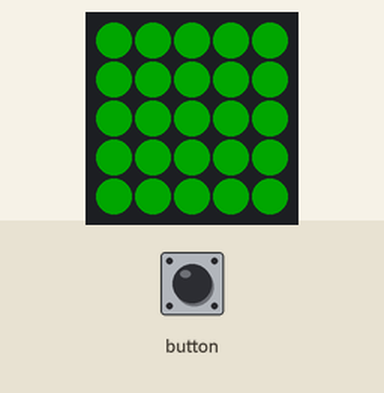
This sketch was run on a simulated ESP32. Parts: 5×5 RGB LED matrix (first LED top left, wired row by row). Dim RGB values are drawn brighter than linear; WiFi joins after 1.5 s; servers stay silent unless stated; what the sketch prints to the serial monitor is not drawn.

Above: at 1.72 s.
At 3.47 s:
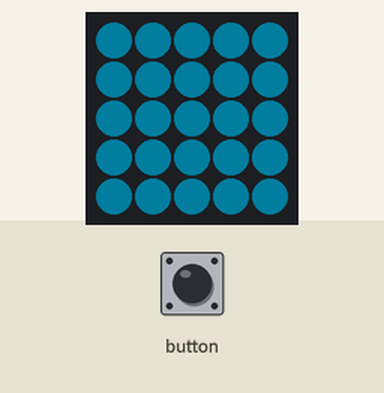
At 7.45 s:
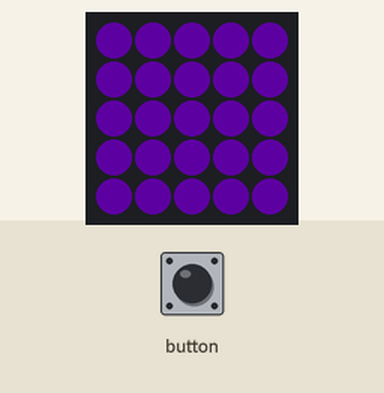
At 10.33 s:
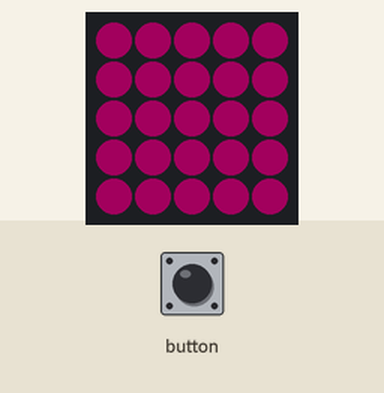
At 14.8 s:
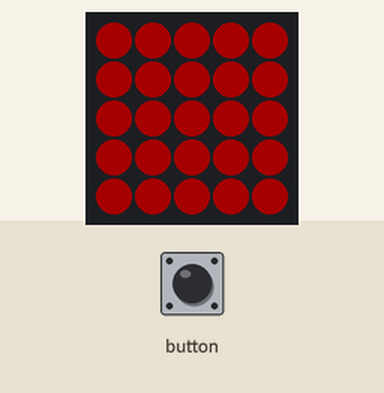
At 25.6 s:
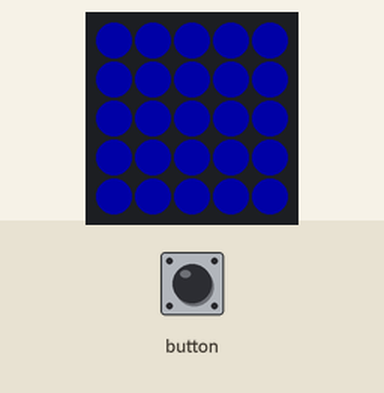

The sketch:

m5stackmatrix.ino
```cpp
/*
    REMOTE DISPLAY FOR CROWDING ALERT SYSTEM
    Runs on M5STACK MATRIX
*/

#include "M5Atom.h"

#define PORT       7778

#include <WiFi.h>
#include <AsyncUDP.h>

// Replace these with your WiFi network settings
const char* ssid = "<your wifi SSID>";
const char* password = "<your wifi password>";

AsyncUDP udp;

float people = 0;
float light_target = 0.0;   // 0 to 3.0
float light_state = 3.0;    // 0 to 3.0

void setup()
{
  M5.begin(true, false, true);
  delay(50);

  Serial.begin(115200);

  Serial.println("Starting...");

  WiFi.begin(ssid, password);
  WiFi.mode(WIFI_STA);

  Serial.println();
  Serial.print("Connecting");
  while (WiFi.status() != WL_CONNECTED)
  {
    delay(500);
    Serial.print(".");
  }

  Serial.println("success!");
  Serial.print("IP Address is: ");
  Serial.println(WiFi.localIP().toString().c_str());
  if(udp.listen(PORT)) {
        Serial.print("UDP Listening on IP: ");
        Serial.print(WiFi.localIP());
        Serial.print(":");
        Serial.println(PORT);
        udp.onPacket([](AsyncUDPPacket packet) {
            Serial.print(packet.isBroadcast()?"Broadcast":packet.isMulticast()?"Multicast":"Unicast");
            Serial.print(", From: ");
            Serial.print(packet.remoteIP());
            Serial.print(", Length: ");
            Serial.print(packet.length());
            Serial.print(", Data: [");
            int length = packet.length();
            for (int i = 0; i < length; i++)
            {
              Serial.print(packet.data()[i]);
              Serial.print(" ");
            }
            Serial.print("]   ");

            people = packet.data()[1] / 10.0;
            Serial.println(people);

            light_target = people;
        });
    }
}

void set_level(int led, int color)
{
  for (int i = 0; i < 25; i++)
  {
     M5.dis.drawpix(i, color);
  }
  M5.update();
}


void head_to_target() {
  float diff = fabs(light_state - light_target);

  if (diff > 0.1f)
  {
    light_state += (light_target - light_state) * 0.01;

    float green_delta = light_state < 0 ? 0.0 : (light_state - 0.0);
    float blue_delta = light_state - 1.5;
    float red_delta = light_state > 3.0 ? 0.0 : (3.0 - light_state);

    int green = 255 - 256 * 0.5 * green_delta * green_delta;  // green centered on 0.0
    int blue = 255 - 256 * 0.5 * blue_delta * blue_delta;     // blue centered on 1.5
    int red = 255 - 256 * 0.5 * red_delta * red_delta;        // red centered on 3.0

    if (green < 0) green = 0;
    if (green > 255) green = 255;
    if (blue <0) blue = 0;
    if (blue > 255) blue = 255;
    if (red < 0) red = 0;
    if (red > 255) red = 255;

    int color = (green << 16) + (red << 8) + blue;
    //Serial.print(color);
    for (int i = 0; i < 25; i++)
    {
       M5.dis.drawpix(i, color);
    }
    M5.update();
    // TODO: Add flashing for extreme numbers
  }
}

// During startup paints a wave of colors on the screen

int demo_count = 4000;

void demo(){
  int i = demo_count--;
  light_target = 1.5 + 1.5 * sin(i * 6.28 / 2000);
}

void loop() {
  if (demo_count >= 0){
    demo();
  }
  head_to_target();
  delay(5);
}
```
